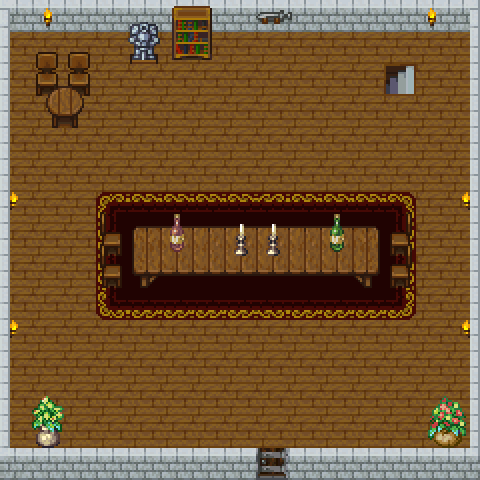

This is a level from a 2D game, rendered from its Tiled map with the project's own tilesets. A one-line summary and the map file follow, with tile-layer data summarised:
An orthogonal 15x15 tile map with 32x32 px tiles, 5 tile layers (properties layer, Tile Layer 1, Tile Layer 2, Tile Layer 3, ...), 2 tilesets.

<map version="1.0" orientation="orthogonal" width="15" height="15" tilewidth="32" tileheight="32">
 <tileset firstgid="1" name="indoor" tilewidth="32" tileheight="32">
  <image source="textures/8-bit_tileset2/tilesetformattedupdate1_0.png" width="576" height="384" />
 </tileset>
 <tileset firstgid="217" name="properties_layer" tilewidth="32" tileheight="32">
  <image source="textures/properties_layer.jpg" width="480" height="480" />
  <tile id="0">
   <properties>
    <property name="blocked" value="true" />
   </properties>
  </tile>
  <tile id="2">
   <properties>
    <property name="door" value="true" />
    <property name="levelID" value="5" />
    <property name="startX" value="224" />
    <property name="startY" value="96" />
   </properties>
  </tile>
 </tileset>
 <layer name="properties layer" width="15" height="15">
  <data>[225 cells, 89 non-empty, 2 distinct tile ids]</data>
 </layer>
 <layer name="Tile Layer 1" width="15" height="15">
  <data>[225 cells, 225 non-empty, 1 distinct tile ids]</data>
 </layer>
 <layer name="Tile Layer 2" width="15" height="15">
  <data>[225 cells, 100 non-empty, 26 distinct tile ids]</data>
 </layer>
 <layer name="Tile Layer 3" width="15" height="15">
  <data>[225 cells, 36 non-empty, 26 distinct tile ids]</data>
 </layer>
 <layer name="Tile Layer 4" width="15" height="15">
  <data>[225 cells, 20 non-empty, 16 distinct tile ids]</data>
 </layer>
</map>
